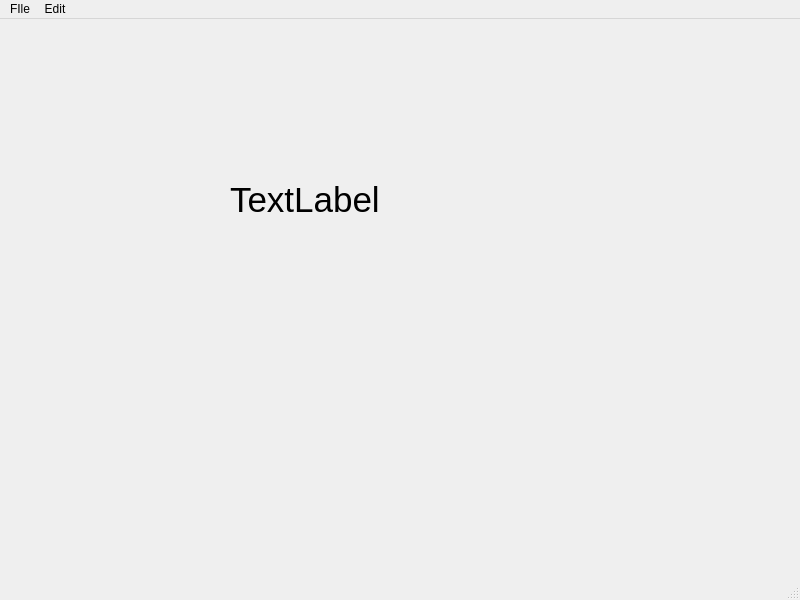
<?xml version="1.0" encoding="UTF-8"?>
<ui version="4.0">
 <class>MainWindow</class>
 <widget class="QMainWindow" name="MainWindow">
  <property name="geometry">
   <rect>
    <x>0</x>
    <y>0</y>
    <width>800</width>
    <height>600</height>
   </rect>
  </property>
  <property name="windowTitle">
   <string>MainWindow</string>
  </property>
  <widget class="QWidget" name="centralwidget">
   <widget class="QLabel" name="label">
    <property name="geometry">
     <rect>
      <x>230</x>
      <y>130</y>
      <width>191</width>
      <height>101</height>
     </rect>
    </property>
    <property name="font">
     <font>
      <pointsize>26</pointsize>
     </font>
    </property>
    <property name="text">
     <string>TextLabel</string>
    </property>
   </widget>
  </widget>
  <widget class="QMenuBar" name="menubar">
   <property name="geometry">
    <rect>
     <x>0</x>
     <y>0</y>
     <width>800</width>
     <height>21</height>
    </rect>
   </property>
   <widget class="QMenu" name="menuFIle">
    <property name="title">
     <string>FIle</string>
    </property>
    <addaction name="actionNew"/>
    <addaction name="actionSave"/>
   </widget>
   <widget class="QMenu" name="menuEdit">
    <property name="title">
     <string>Edit</string>
    </property>
    <addaction name="actionCop"/>
    <addaction name="actionPast"/>
   </widget>
   <addaction name="menuFIle"/>
   <addaction name="menuEdit"/>
  </widget>
  <widget class="QStatusBar" name="statusbar"/>
  <action name="actionNew">
   <property name="text">
    <string>New</string>
   </property>
   <property name="statusTip">
    <string>Crate a new file</string>
   </property>
   <property name="shortcut">
    <string>Ctrl+N</string>
   </property>
  </action>
  <action name="actionSave">
   <property name="text">
    <string>Save</string>
   </property>
   <property name="statusTip">
    <string>Save a FIle</string>
   </property>
   <property name="shortcut">
    <string>Ctrl+S</string>
   </property>
  </action>
  <action name="actionCop">
   <property name="text">
    <string>Copy</string>
   </property>
   <property name="statusTip">
    <string>Copy the file</string>
   </property>
   <property name="shortcut">
    <string>Ctrl+C</string>
   </property>
  </action>
  <action name="actionPast">
   <property name="text">
    <string>Past</string>
   </property>
   <property name="statusTip">
    <string>Paste the file</string>
   </property>
   <property name="shortcut">
    <string>Ctrl+V</string>
   </property>
  </action>
 </widget>
 <resources/>
 <connections/>
</ui>
